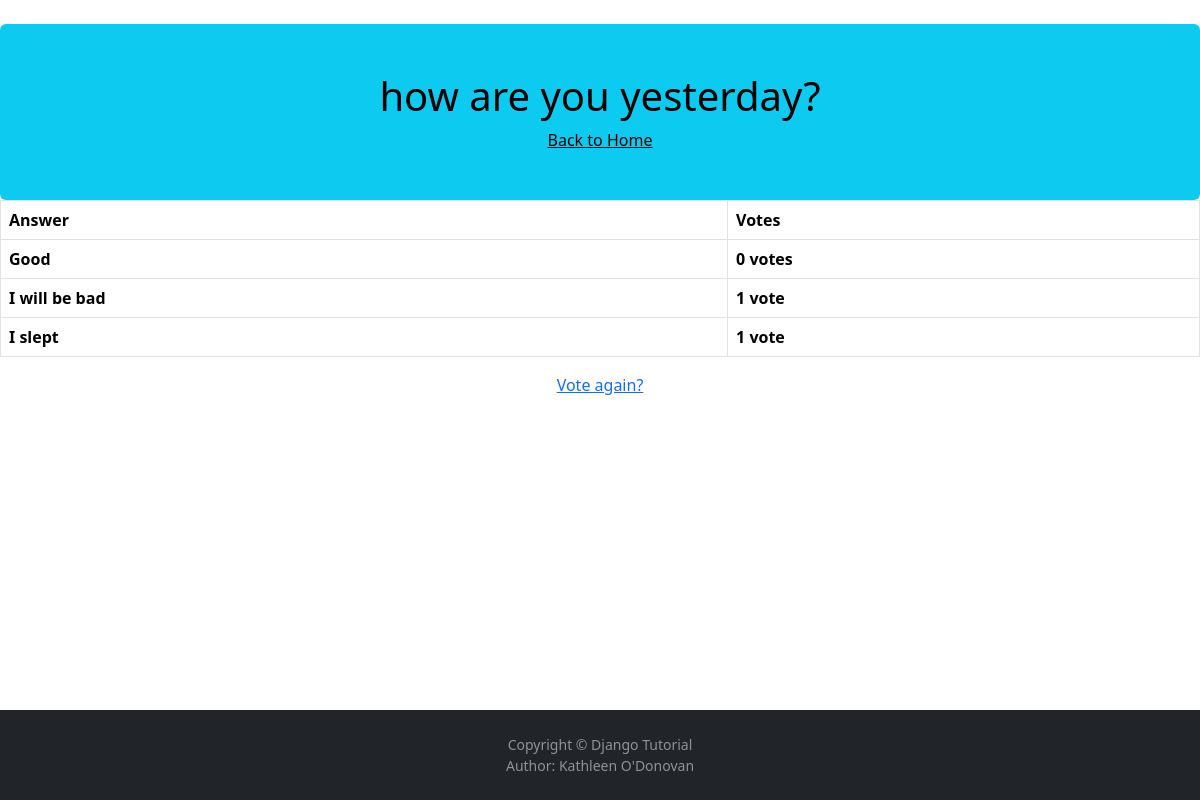
Screenshot of /polls/3/results/ with the database file from the repository.
### polls/models.py (models this page shows, shortened)
class Question(models.Model):
    question_text = models.CharField(max_length=200)
    pub_date = models.DateTimeField("date published")

class Choice(models.Model):
    question = models.ForeignKey(Question, on_delete=models.CASCADE)
    choice_text = models.CharField(max_length=200)
    votes = models.IntegerField(default=0)

### polls/views.py (the view)
# urls.py: path("<int:pk>/results/", views.ResultsView.as_view(), name="results"),
class ResultsView(generic.DetailView):
    model = Question
    template_name = "polls/results.html"

### polls/templates/polls/results.html (shortened to what this page needs)
{% load bootstrap5 %}
{% bootstrap_css %}
<div class="mt-4 p-5 bg-info text-black rounded text-center">
            <h1>{{ question.question_text }}</h1>
            <a class="text-black" href = "/polls/">Back to Home</a><br>
        </div>
<table class="table table-bordered">
    <thead>
        <tr>
            <th>Answer</th>
            <th>Votes</th>
        </tr>
    </thead>
{% for choice in question.choice_set.all %}
    <tr>
        <th>{{ choice.choice_text }}</th>
        <th>{{ choice.votes }} vote{{ choice.votes|pluralize }}</th>
    </tr>
{% endfor %}
</table>
<div class="text-center">
    <a href="{% url 'polls:detail' question.id %}">Vote again?</a>
</div>
<footer id="sticky-footer" class="fixed-bottom py-4 bg-dark text-white-50">
    <div class="container text-center">
      <small>Copyright &copy; Django Tutorial <br> Author: Kathleen O'Donovan</small>
    </div>
  </footer>

### rows the page displays
Question: question_text "how are you yesterday?"
Choice: choice_text "Good", votes "0"
Choice: choice_text "I will be bad", votes "1"
Choice: choice_text "I slept", votes "1"
